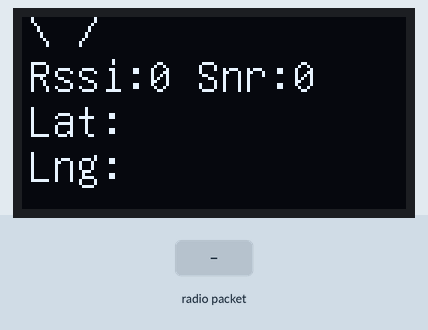
Simulated run of this sketch. Board: Arduino Uno, built with avr-gcc and run on an emulated ATmega328P. Shown: 128×64 one-colour display. Inputs (shaded band) come from the test bench. No radio packets arrive unless stated; what the sketch prints to the serial monitor is not drawn.

Above: at 0.53 s.
1.3 s: radio packet "1" arrives
At 2.14 s:
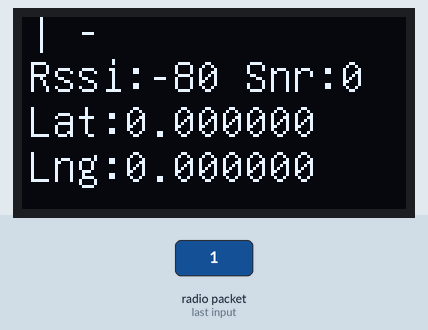
4.3 s: radio packet "0" arrives
At 5.11 s:
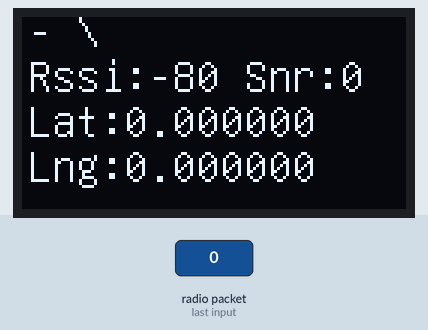
7.3 s: radio packet "2" arrives
At 8.12 s:
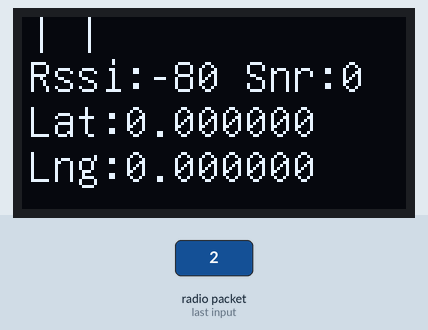
Timing chart, 0 to 10.3 s (numbered marks = the images above; inputs shaded):
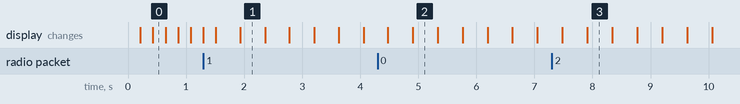

The sketch:

LoRaGPS_receiver.ino
```cpp
// Modified by Stig Sivertsen
#include <SPI.h>
#include <RH_RF95.h>
#include "U8glib.h"

RH_RF95 rf95;
U8GLIB_SSD1306_128X64 u8g(U8G_I2C_OPT_DEV_0|U8G_I2C_OPT_NO_ACK|U8G_I2C_OPT_FAST);  // Fast I2C / TWI

struct dataToSend {
  double lat;
  double lng;
  char sats;
};
dataToSend DataToSend;

void setup()
{
  u8g.setColorIndex(1);
  Serial.begin(9600);
  while (!Serial) ; // Wait for serial port to be available
  if (!rf95.init())
    Serial.println("Init failed");
  else
    Serial.println("Init succeeded");
  // Defaults after init are 434.0MHz, 13dBm, Bw = 125 kHz, Cr = 4/5, Sf = 128chips/symbol, CRC on

    rf95.setFrequency(433.00);
    rf95.setModemConfig(RH_RF95::Bw31_25Cr48Sf512);

  // The default transmitter power is 13dBm, using PA_BOOST.
  // If you are using RFM95/96/97/98 modules which uses the PA_BOOST transmitter pin, then
  // you can set transmitter powers from 5 to 23 dBm:
//  driver.setTxPower(23, false);
  // If you are using Modtronix inAir4 or inAir9,or any other module which uses the
  // transmitter RFO pins and not the PA_BOOST pins
  // then you can configure the power transmitter power for -1 to 14 dBm and with useRFO true.
  // Failure to do that will result in extremely low transmit powers.
//  driver.setTxPower(14, true);
}

unsigned long lastScreenUpdate = 0;
char printSATSToScreen[7];
char printLATToScreen[14];
char printLNGToScreen[14];
char printRSSIToScreen[16];
char sats[5];
char lat[10];
char lng[10];
int intRSSI;
int intSNR;

char* spinner = "/-\\|";
byte screenRefreshSpinnerPos = 0;
byte gpsUpdateSpinnerPos = 0;

void loop()
{
  screenRefreshSpinnerPos = (screenRefreshSpinnerPos + 1) % 4;
  updateScreen();

  if (rf95.available())
  {
    gpsUpdateSpinnerPos = (gpsUpdateSpinnerPos + 1) % 4;

    // Should be a message for us now
    uint8_t data[RH_RF95_MAX_MESSAGE_LEN];
    uint8_t len = sizeof(data);

    if (rf95.recv(data, &len))
    {
      dataToSend* DataToSend = (dataToSend*)data;
      dtostrf(DataToSend->lat, 2, 6, lat);
      dtostrf(DataToSend->lng, 2, 6, lng);
      sprintf(sats,"%c", DataToSend->sats);

      // TODO: Remove or comment out when done
      /*char buf[23];
      sprintf(buf,"%s %s %s", lat, lng, sats);
      Serial.println(String("Buf: ") + buf);*/

      intRSSI = rf95.lastRssi(), DEC;
      intSNR = rf95.lastSNR(), DEC;
      updateScreen();
    }
    else
    {
      Serial.println("recv failed");
    }
  }
}

void draw() {
  u8g.setFont(u8g_font_unifont);
  u8g.drawStr( 2, 10, printSATSToScreen);
  u8g.drawStr( 2, 25, printRSSIToScreen);
  u8g.drawStr( 2, 40, printLATToScreen);
  u8g.drawStr( 2, 55, printLNGToScreen);
}

void updateScreen() {
  sprintf(printRSSIToScreen, "Rssi:%i Snr:%i", intRSSI, intSNR);
  sprintf(printLATToScreen, "Lat:%s", lat);
  sprintf(printLNGToScreen, "Lng:%s", lng);
  sprintf(printSATSToScreen, "%c %c %s", spinner[screenRefreshSpinnerPos], spinner[gpsUpdateSpinnerPos], sats);
  u8g.firstPage();
  do {
    draw();
  } while( u8g.nextPage() );
}
```

Measured:
- after the input at 4.3 s, the display: first differs from a run without the input after 0.60 s (image 2)
- after the input at 7.3 s, the display: first differs from a run without the input after 0.61 s (image 3)
- what the display in image 1 shows lasts 0.5 s, from 1.9 s to 2.4 s
